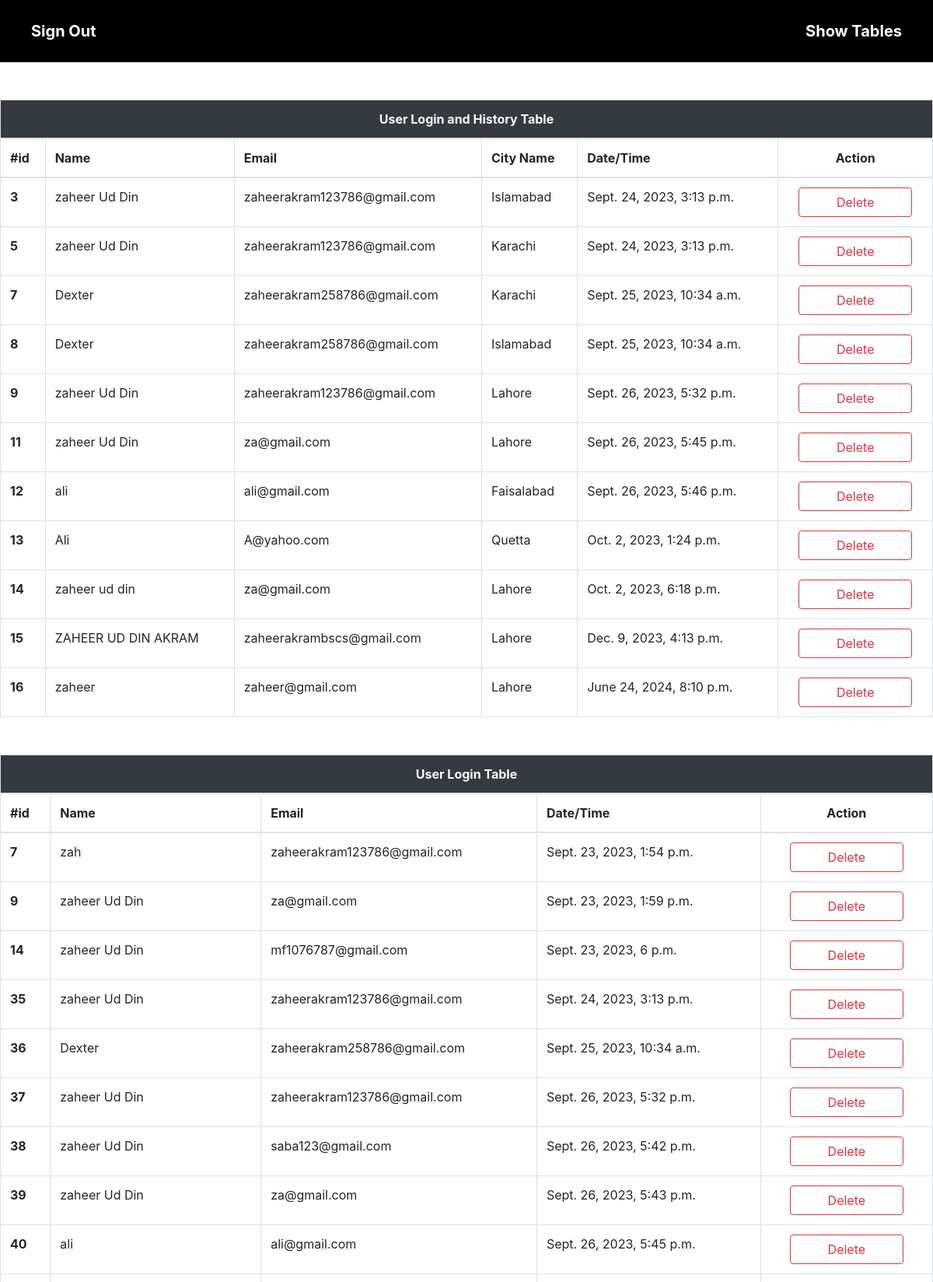
/showTables (upper part), run on the app's committed database.
### App/models.py (models this page shows)
class JoinThis(models.Model):
    name = models.CharField(max_length=255)
    userEmail = models.EmailField(max_length=255)
    cityName = models.CharField(max_length=50)
    dateTime = models.DateTimeField(default=timezone.now)

class UserLogin(models.Model):
    name = models.CharField(max_length=255)
    email = models.EmailField(max_length=255)
    dateTime = models.DateTimeField(default=timezone.now)

### App/views.py (the view)
# urls.py: path('showTables', views.showTables, name='showTables'),
def showTables(request):
    items = UserLogin.objects.all().values()
    history = History.objects.all().values()
    join = JoinThis.objects.all().values()
    print(history)
    context = {
        'items': items,
        'history': history,
        'join' : join,
    }
    return render(request, 'showTables.html', context)

### templates/showTables.html (shortened to what this page needs)
<!DOCTYPE html>
<html lang="en">
<head>
    <link rel="stylesheet" href="https://cdn.jsdelivr.net/npm/bootstrap@4.4.1/dist/css/bootstrap.min.css"
>
</head>
<body>
    {% include 'navBar.html' %}
    <table class="table table-hover table-bordered mt-5">
        <thead class="bg-dark">
            <tr>
                <th colspan="6" class='text-center text-light'>User Login and History Table</th>
            </tr>
        </thead>
        <thead>
            <tr>
                <th scope="col">#id</th>
                <th scope="col">Name</th>
                <th scope="col">Email</th>
                <th scope="col">City Name</th>
                <th scope="col">Date/Time</th>
                <th class='text-center'>Action</th>
            </tr>
        </thead>
        <tbody>
            {%for x in join%}
            <tr>
                <th scope="row">{{x.id}}</th>
                <td>{{x.name}}</td>
                <td>{{x.userEmail}}</td>
                <td>{{x.cityName}}</td>
                <td>{{x.dateTime}}</td>
                <td class="text-center">
                    <a href='/deleteJoin/{{x.id}}'>
                        <button class="btn px-5 btn-outline-danger">Delete</button>
                    </a>
                </td>
            </tr>
            {% endfor %}
        </tbody>
    </table>
    <table class="table table-hover table-bordered mt-5">
        <thead class="bg-dark">
            <tr>
                <th colspan="6" class='text-center text-light'>User Login Table</th>
            </tr>
        </thead>
        <thead>
            <tr>
                <th scope="col">#id</th>
                <th scope="col">Name</th>
                <th scope="col">Email</th>
                <th scope="col">Date/Time</th>
                <th class='text-center'>Action</th>
            </tr>
        </thead>
        <tbody>
            {%for x in items%}
            <tr>
                <th scope="row">{{x.id}}</th>
                <td>{{x.name}}</td>
                <td>{{x.email}}</td>
                <td>{{x.dateTime}}</td>
                <td class="text-center">
                    <a href='/delete/{{x.id}}'>
                        <button class="btn px-5 btn-outline-danger">Delete</button>
                    </a>
                </td>
            </tr>
            {% endfor %}
        </tbody>
    </table>
</body>
</html>

### templates/navBar.html (shortened to what this page needs)
<!DOCTYPE html>
<html lang="en">
<head>
    <script src="https://cdn.tailwindcss.com"></script>
</head>
<body>
    <nav>
        <ul class="w-full flex justify-between bg-black h-20 text-white px-10 text-xl font-bold items-center ">
            <li class="hover:text-green-500"><a href="/">Sign Out</a></li>
            <li class="hover:text-green-500"><a href="/showTables">Show Tables</a></li>
        </ul>
    </nav>
</body>
</html>

### data on the page
JoinThis: id "3", name "zaheer Ud Din", userEmail "zaheerakram123786@gmail.com", cityName "Islamabad", dateTime "Sept. 24, 2023, 3:13 p.m."
JoinThis: id "5", name "zaheer Ud Din", userEmail "zaheerakram123786@gmail.com", cityName "Karachi", dateTime "Sept. 24, 2023, 3:13 p.m."
JoinThis: id "7", name "Dexter", userEmail "zaheerakram258786@gmail.com", cityName "Karachi", dateTime "Sept. 25, 2023, 10:34 a.m."
JoinThis: id "8", name "Dexter", userEmail "zaheerakram258786@gmail.com", cityName "Islamabad", dateTime "Sept. 25, 2023, 10:34 a.m."
JoinThis: id "9", name "zaheer Ud Din", userEmail "zaheerakram123786@gmail.com", cityName "Lahore", dateTime "Sept. 26, 2023, 5:32 p.m."
JoinThis: id "11", name "zaheer Ud Din", userEmail "za@gmail.com", cityName "Lahore", dateTime "Sept. 26, 2023, 5:45 p.m."
JoinThis: id "12", name "ali", userEmail "ali@gmail.com", cityName "Faisalabad", dateTime "Sept. 26, 2023, 5:46 p.m."
JoinThis: id "13", name "Ali", userEmail "A@yahoo.com", cityName "Quetta", dateTime "Oct. 2, 2023, 1:24 p.m."
JoinThis: id "14", name "zaheer ud din", userEmail "za@gmail.com", cityName "Lahore", dateTime "Oct. 2, 2023, 6:18 p.m."
JoinThis: id "15", name "ZAHEER UD DIN AKRAM", userEmail "zaheerakrambscs@gmail.com", cityName "Lahore", dateTime "Dec. 9, 2023, 4:13 p.m."
JoinThis: id "16", name "zaheer", userEmail "zaheer@gmail.com", cityName "Lahore", dateTime "June 24, 2024, 8:10 p.m."
UserLogin: id "7", name "zah", email "zaheerakram123786@gmail.com", dateTime "Sept. 23, 2023, 1:54 p.m."
UserLogin: id "9", name "zaheer Ud Din", email "za@gmail.com", dateTime "Sept. 23, 2023, 1:59 p.m."
UserLogin: id "14", name "zaheer Ud Din", email "mf1076787@gmail.com", dateTime "Sept. 23, 2023, 6 p.m."
UserLogin: id "35", name "zaheer Ud Din", email "zaheerakram123786@gmail.com", dateTime "Sept. 24, 2023, 3:13 p.m."
UserLogin: id "36", name "Dexter", email "zaheerakram258786@gmail.com", dateTime "Sept. 25, 2023, 10:34 a.m."
UserLogin: id "37", name "zaheer Ud Din", email "zaheerakram123786@gmail.com", dateTime "Sept. 26, 2023, 5:32 p.m."
UserLogin: id "38", name "zaheer Ud Din", email "saba123@gmail.com", dateTime "Sept. 26, 2023, 5:42 p.m."
UserLogin: id "39", name "zaheer Ud Din", email "za@gmail.com", dateTime "Sept. 26, 2023, 5:43 p.m."
UserLogin: id "40", name "ali", email "ali@gmail.com", dateTime "Sept. 26, 2023, 5:45 p.m."
